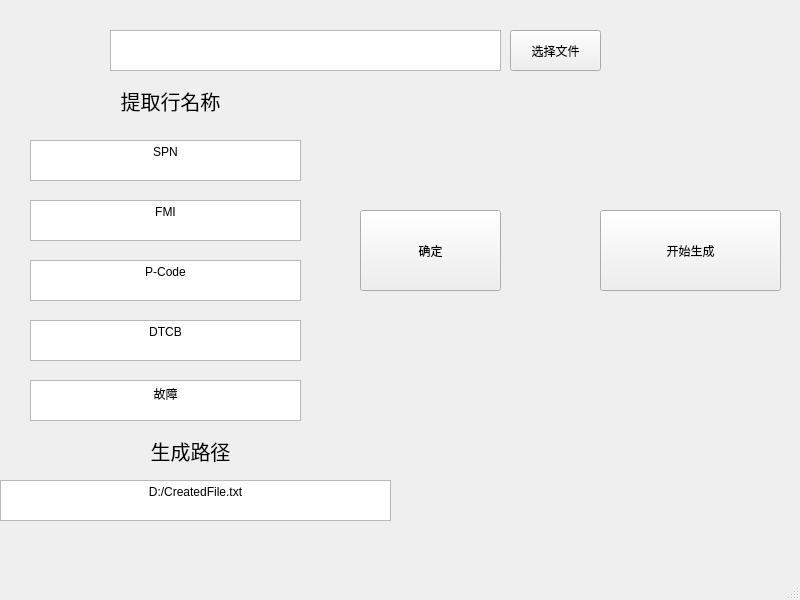
<?xml version="1.0" encoding="UTF-8"?>
<ui version="4.0">
 <class>MainWindow</class>
 <widget class="QMainWindow" name="MainWindow">
  <property name="geometry">
   <rect>
    <x>0</x>
    <y>0</y>
    <width>800</width>
    <height>600</height>
   </rect>
  </property>
  <property name="windowTitle">
   <string>MainWindow</string>
  </property>
  <widget class="QWidget" name="centralwidget">
   <widget class="QTextEdit" name="textEdit">
    <property name="geometry">
     <rect>
      <x>110</x>
      <y>30</y>
      <width>391</width>
      <height>41</height>
     </rect>
    </property>
   </widget>
   <widget class="QPushButton" name="pushButton">
    <property name="geometry">
     <rect>
      <x>510</x>
      <y>30</y>
      <width>91</width>
      <height>41</height>
     </rect>
    </property>
    <property name="text">
     <string>选择文件</string>
    </property>
   </widget>
   <widget class="QLabel" name="label">
    <property name="geometry">
     <rect>
      <x>100</x>
      <y>80</y>
      <width>141</width>
      <height>41</height>
     </rect>
    </property>
    <property name="font">
     <font>
      <pointsize>15</pointsize>
     </font>
    </property>
    <property name="text">
     <string>提取行名称</string>
    </property>
    <property name="alignment">
     <set>Qt::AlignCenter</set>
    </property>
   </widget>
   <widget class="QTextEdit" name="textEdit_2">
    <property name="geometry">
     <rect>
      <x>30</x>
      <y>140</y>
      <width>271</width>
      <height>41</height>
     </rect>
    </property>
    <property name="html">
     <string>&lt;!DOCTYPE HTML PUBLIC &quot;-//W3C//DTD HTML 4.0//EN&quot; &quot;http://www.w3.org/TR/REC-html40/strict.dtd&quot;&gt;
&lt;html&gt;&lt;head&gt;&lt;meta name=&quot;qrichtext&quot; content=&quot;1&quot; /&gt;&lt;meta charset=&quot;utf-8&quot; /&gt;&lt;style type=&quot;text/css&quot;&gt;
p, li { white-space: pre-wrap; }
hr { height: 1px; border-width: 0; }
li.unchecked::marker { content: &quot;\2610&quot;; }
li.checked::marker { content: &quot;\2612&quot;; }
&lt;/style&gt;&lt;/head&gt;&lt;body style=&quot; font-family:'Microsoft YaHei UI'; font-size:9pt; font-weight:400; font-style:normal;&quot;&gt;
&lt;p align=&quot;center&quot; style=&quot; margin-top:0px; margin-bottom:0px; margin-left:0px; margin-right:0px; -qt-block-indent:0; text-indent:0px;&quot;&gt;SPN&lt;/p&gt;&lt;/body&gt;&lt;/html&gt;</string>
    </property>
   </widget>
   <widget class="QTextEdit" name="textEdit_3">
    <property name="geometry">
     <rect>
      <x>30</x>
      <y>200</y>
      <width>271</width>
      <height>41</height>
     </rect>
    </property>
    <property name="html">
     <string>&lt;!DOCTYPE HTML PUBLIC &quot;-//W3C//DTD HTML 4.0//EN&quot; &quot;http://www.w3.org/TR/REC-html40/strict.dtd&quot;&gt;
&lt;html&gt;&lt;head&gt;&lt;meta name=&quot;qrichtext&quot; content=&quot;1&quot; /&gt;&lt;meta charset=&quot;utf-8&quot; /&gt;&lt;style type=&quot;text/css&quot;&gt;
p, li { white-space: pre-wrap; }
hr { height: 1px; border-width: 0; }
li.unchecked::marker { content: &quot;\2610&quot;; }
li.checked::marker { content: &quot;\2612&quot;; }
&lt;/style&gt;&lt;/head&gt;&lt;body style=&quot; font-family:'Microsoft YaHei UI'; font-size:9pt; font-weight:400; font-style:normal;&quot;&gt;
&lt;p align=&quot;center&quot; style=&quot; margin-top:0px; margin-bottom:0px; margin-left:0px; margin-right:0px; -qt-block-indent:0; text-indent:0px;&quot;&gt;FMI&lt;/p&gt;&lt;/body&gt;&lt;/html&gt;</string>
    </property>
   </widget>
   <widget class="QTextEdit" name="textEdit_4">
    <property name="geometry">
     <rect>
      <x>30</x>
      <y>260</y>
      <width>271</width>
      <height>41</height>
     </rect>
    </property>
    <property name="html">
     <string>&lt;!DOCTYPE HTML PUBLIC &quot;-//W3C//DTD HTML 4.0//EN&quot; &quot;http://www.w3.org/TR/REC-html40/strict.dtd&quot;&gt;
&lt;html&gt;&lt;head&gt;&lt;meta name=&quot;qrichtext&quot; content=&quot;1&quot; /&gt;&lt;meta charset=&quot;utf-8&quot; /&gt;&lt;style type=&quot;text/css&quot;&gt;
p, li { white-space: pre-wrap; }
hr { height: 1px; border-width: 0; }
li.unchecked::marker { content: &quot;\2610&quot;; }
li.checked::marker { content: &quot;\2612&quot;; }
&lt;/style&gt;&lt;/head&gt;&lt;body style=&quot; font-family:'Microsoft YaHei UI'; font-size:9pt; font-weight:400; font-style:normal;&quot;&gt;
&lt;p align=&quot;center&quot; style=&quot; margin-top:0px; margin-bottom:0px; margin-left:0px; margin-right:0px; -qt-block-indent:0; text-indent:0px;&quot;&gt;P-Code&lt;/p&gt;&lt;/body&gt;&lt;/html&gt;</string>
    </property>
   </widget>
   <widget class="QTextEdit" name="textEdit_5">
    <property name="geometry">
     <rect>
      <x>30</x>
      <y>320</y>
      <width>271</width>
      <height>41</height>
     </rect>
    </property>
    <property name="html">
     <string>&lt;!DOCTYPE HTML PUBLIC &quot;-//W3C//DTD HTML 4.0//EN&quot; &quot;http://www.w3.org/TR/REC-html40/strict.dtd&quot;&gt;
&lt;html&gt;&lt;head&gt;&lt;meta name=&quot;qrichtext&quot; content=&quot;1&quot; /&gt;&lt;meta charset=&quot;utf-8&quot; /&gt;&lt;style type=&quot;text/css&quot;&gt;
p, li { white-space: pre-wrap; }
hr { height: 1px; border-width: 0; }
li.unchecked::marker { content: &quot;\2610&quot;; }
li.checked::marker { content: &quot;\2612&quot;; }
&lt;/style&gt;&lt;/head&gt;&lt;body style=&quot; font-family:'Microsoft YaHei UI'; font-size:9pt; font-weight:400; font-style:normal;&quot;&gt;
&lt;p align=&quot;center&quot; style=&quot; margin-top:0px; margin-bottom:0px; margin-left:0px; margin-right:0px; -qt-block-indent:0; text-indent:0px;&quot;&gt;DTCB&lt;/p&gt;&lt;/body&gt;&lt;/html&gt;</string>
    </property>
   </widget>
   <widget class="QTextEdit" name="textEdit_6">
    <property name="geometry">
     <rect>
      <x>30</x>
      <y>380</y>
      <width>271</width>
      <height>41</height>
     </rect>
    </property>
    <property name="html">
     <string>&lt;!DOCTYPE HTML PUBLIC &quot;-//W3C//DTD HTML 4.0//EN&quot; &quot;http://www.w3.org/TR/REC-html40/strict.dtd&quot;&gt;
&lt;html&gt;&lt;head&gt;&lt;meta name=&quot;qrichtext&quot; content=&quot;1&quot; /&gt;&lt;meta charset=&quot;utf-8&quot; /&gt;&lt;style type=&quot;text/css&quot;&gt;
p, li { white-space: pre-wrap; }
hr { height: 1px; border-width: 0; }
li.unchecked::marker { content: &quot;\2610&quot;; }
li.checked::marker { content: &quot;\2612&quot;; }
&lt;/style&gt;&lt;/head&gt;&lt;body style=&quot; font-family:'Microsoft YaHei UI'; font-size:9pt; font-weight:400; font-style:normal;&quot;&gt;
&lt;p align=&quot;center&quot; style=&quot; margin-top:0px; margin-bottom:0px; margin-left:0px; margin-right:0px; -qt-block-indent:0; text-indent:0px;&quot;&gt;故障&lt;/p&gt;&lt;/body&gt;&lt;/html&gt;</string>
    </property>
   </widget>
   <widget class="QPushButton" name="pushButton_2">
    <property name="geometry">
     <rect>
      <x>360</x>
      <y>210</y>
      <width>141</width>
      <height>81</height>
     </rect>
    </property>
    <property name="text">
     <string>确定</string>
    </property>
   </widget>
   <widget class="QLabel" name="label_2">
    <property name="geometry">
     <rect>
      <x>120</x>
      <y>430</y>
      <width>141</width>
      <height>41</height>
     </rect>
    </property>
    <property name="font">
     <font>
      <pointsize>15</pointsize>
     </font>
    </property>
    <property name="text">
     <string>生成路径</string>
    </property>
    <property name="alignment">
     <set>Qt::AlignCenter</set>
    </property>
   </widget>
   <widget class="QTextEdit" name="textEdit_7">
    <property name="geometry">
     <rect>
      <x>0</x>
      <y>480</y>
      <width>391</width>
      <height>41</height>
     </rect>
    </property>
    <property name="html">
     <string>&lt;!DOCTYPE HTML PUBLIC &quot;-//W3C//DTD HTML 4.0//EN&quot; &quot;http://www.w3.org/TR/REC-html40/strict.dtd&quot;&gt;
&lt;html&gt;&lt;head&gt;&lt;meta name=&quot;qrichtext&quot; content=&quot;1&quot; /&gt;&lt;meta charset=&quot;utf-8&quot; /&gt;&lt;style type=&quot;text/css&quot;&gt;
p, li { white-space: pre-wrap; }
hr { height: 1px; border-width: 0; }
li.unchecked::marker { content: &quot;\2610&quot;; }
li.checked::marker { content: &quot;\2612&quot;; }
&lt;/style&gt;&lt;/head&gt;&lt;body style=&quot; font-family:'Microsoft YaHei UI'; font-size:9pt; font-weight:400; font-style:normal;&quot;&gt;
&lt;p align=&quot;center&quot; style=&quot; margin-top:0px; margin-bottom:0px; margin-left:0px; margin-right:0px; -qt-block-indent:0; text-indent:0px;&quot;&gt;D:/CreatedFile.txt&lt;/p&gt;&lt;/body&gt;&lt;/html&gt;</string>
    </property>
   </widget>
   <widget class="QPushButton" name="pushButton_3">
    <property name="geometry">
     <rect>
      <x>600</x>
      <y>210</y>
      <width>181</width>
      <height>81</height>
     </rect>
    </property>
    <property name="text">
     <string>开始生成</string>
    </property>
   </widget>
  </widget>
  <widget class="QMenuBar" name="menubar">
   <property name="geometry">
    <rect>
     <x>0</x>
     <y>0</y>
     <width>800</width>
     <height>25</height>
    </rect>
   </property>
  </widget>
  <widget class="QStatusBar" name="statusbar"/>
 </widget>
 <resources/>
 <connections/>
</ui>
